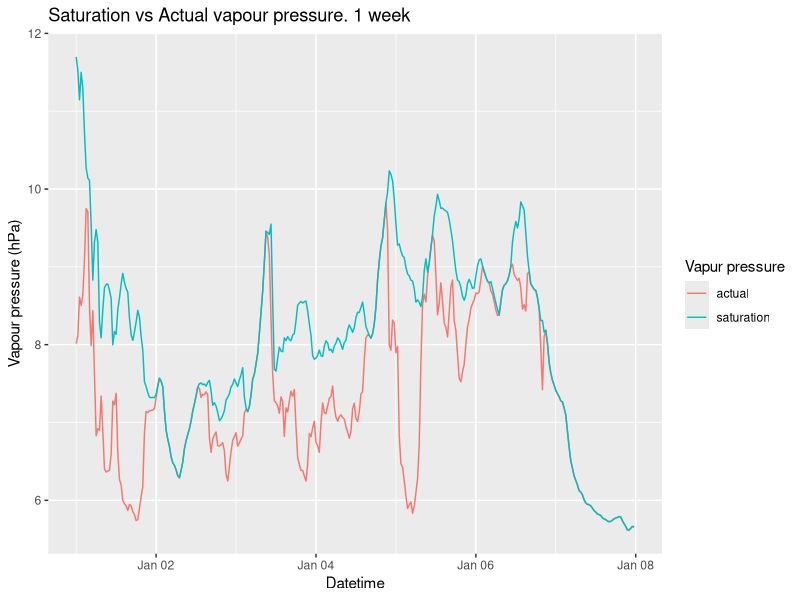
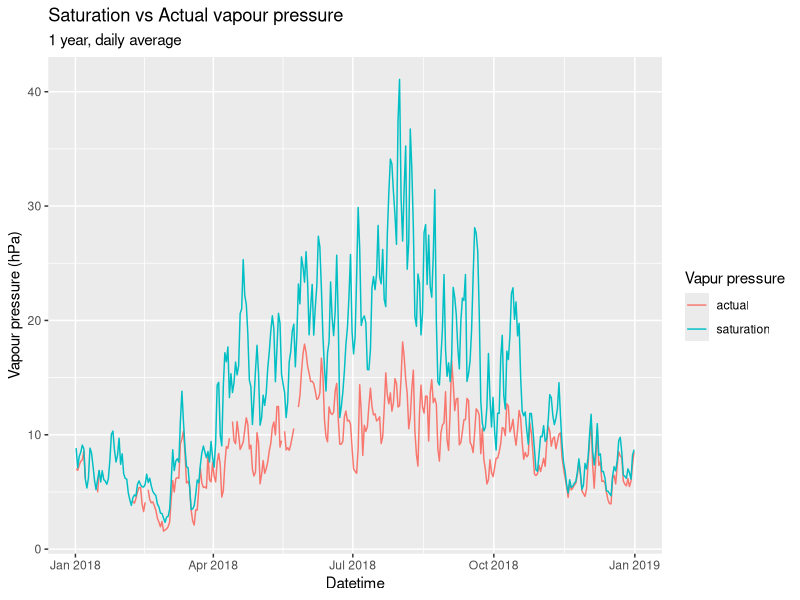
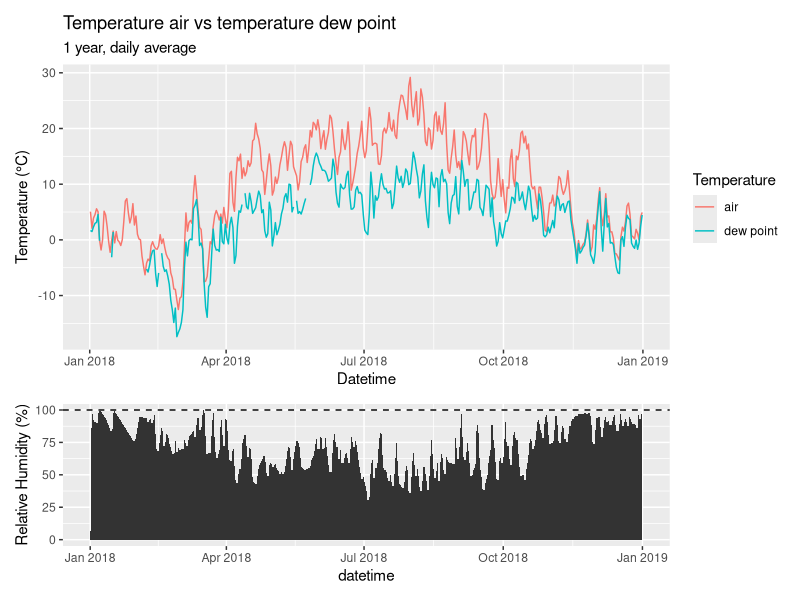
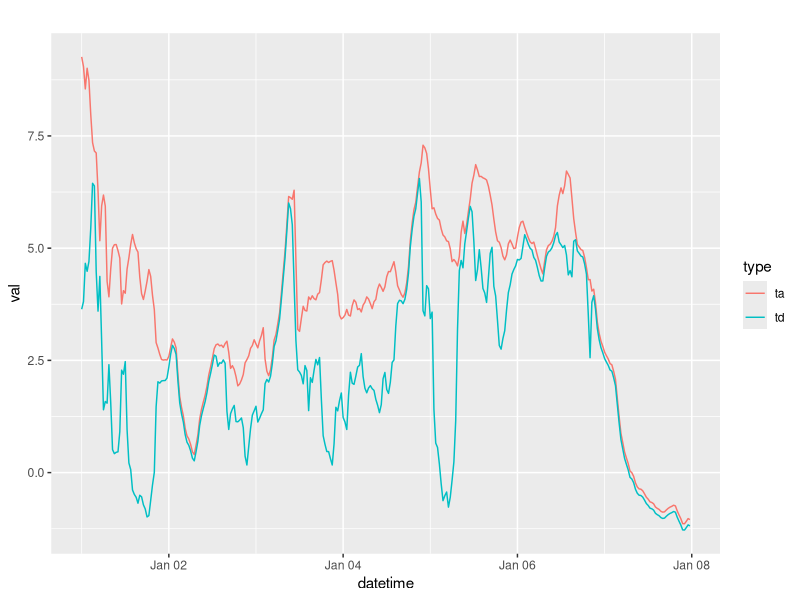
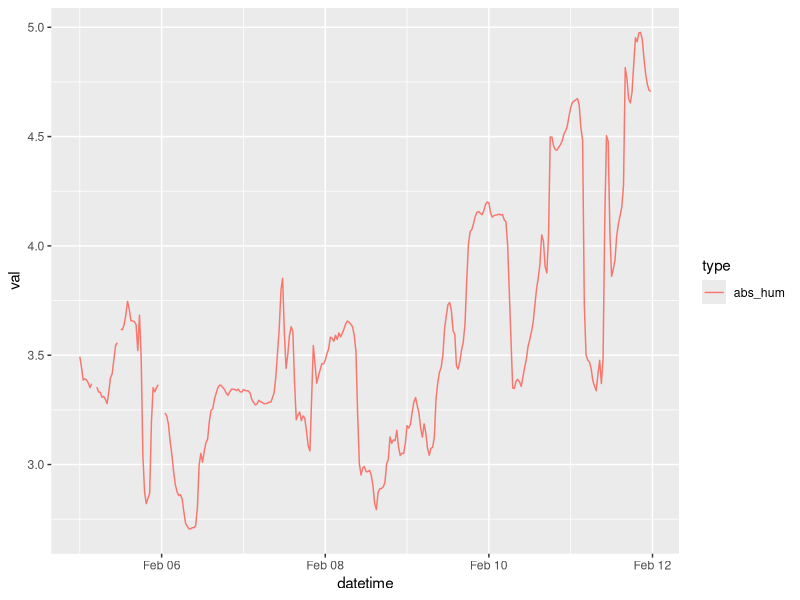
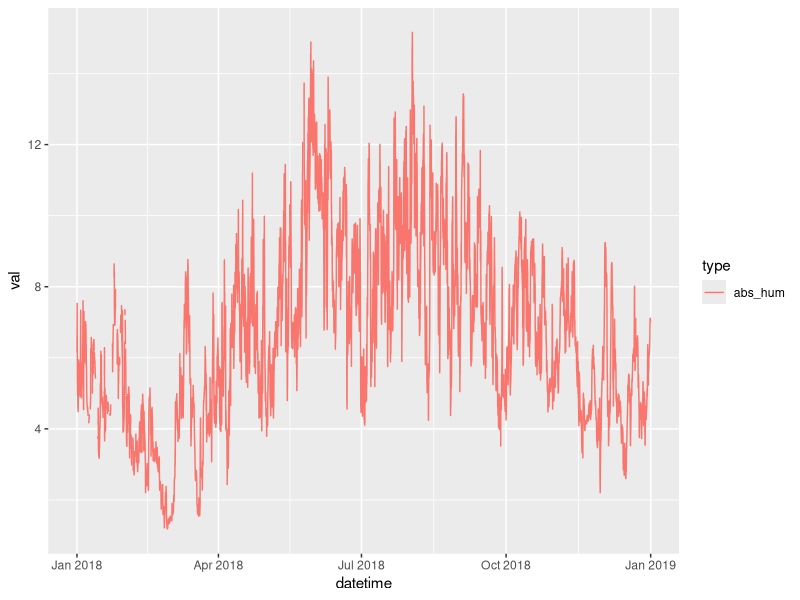
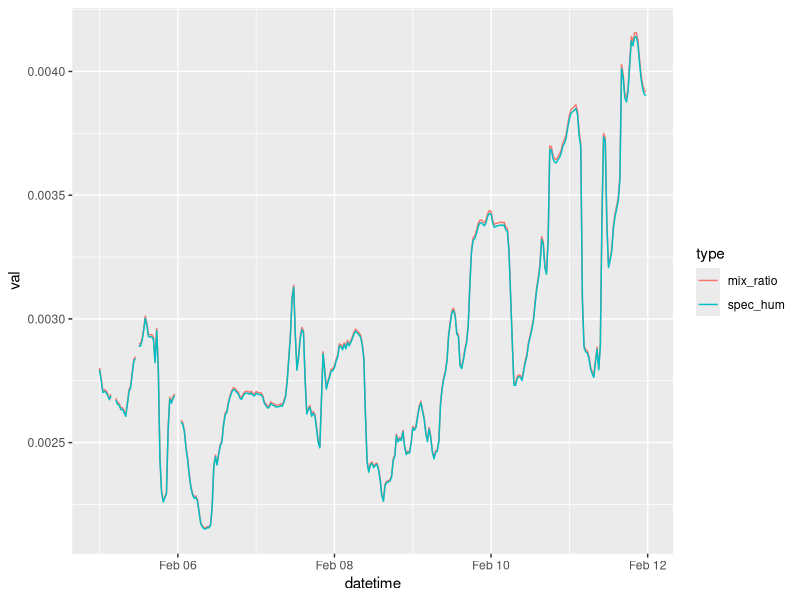
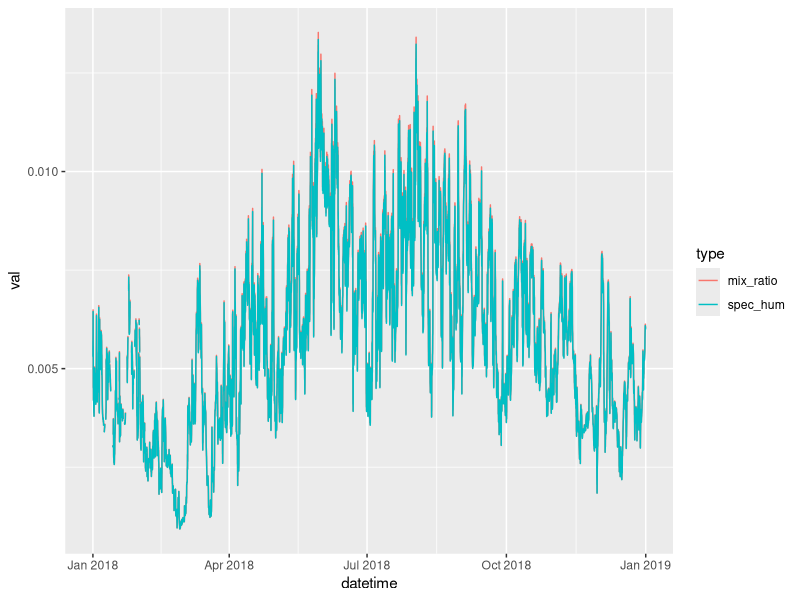

Write the R code that produced these figures, in order.
## ---- chunk 1
library(tidyverse)
#install.packages("lubridate")
library(lubridate)
#install.packages("patchwork")
library(patchwork)
## ---- chunk 2
hum <- read_csv("../Data_lectures/4_air_humidity/04_Air_humidity_TA_RH_PA_NP_Hainich.csv")
names(hum) <- c("datetime", "ta", "rh", "pa")
## ---- chunk 3
c2k <- function(c) c + 273.15
k2c <- function(k) k - 273.15

Rv <- 461.47 # J K -1 kg -1 ] - gas constant of water vapour
get_es <-  function(ta)  6.1078 * exp((17.08085 * ta) / (234.175 + ta))
get_td <- function(e_a) ((log(e_a) - log(6.1708)) * 234.17) / (17.08085 - log(e_a) + log(6.1078))
get_rh <- function(e_a, e_s) e_a/e_s * 100
rh2ea <- function(rh, e_s) rh/100 * e_s

# need to convert e_a from hPa to Pa and the temperature to degrees Kelvin
# convert the output in g/Kg 
get_abs_hum <- function(e_a, ta) (e_a * 100 / (Rv * c2k(ta)) ) * 1000

#here there is no need to convert to Pa because the pressures is present both at numerator and denomiator
get_spec_hum <- function(e_a, p) 0.622 * e_a / (p - 0.378 * e_a) 
get_mix_ratio <- function(e_a, p) 0.622 * e_a / (p - e_a)


get_p_def <- function(ea, es) es - ea
get_t_eq <- function(ta, mix_ratio) k2c(c2k(ta) + 2.5 * mix_ratio)
## ---- chunk 4
head(hum)
## ---- chunk 5
hum <- mutate(hum,
    es = get_es(ta),
    ea = rh2ea(rh, es),
    td = get_td(ea),
    abs_hum = get_abs_hum(ea, ta),
    spec_hum = get_spec_hum(ea, pa),
    mix_ratio = get_mix_ratio(ea, pa),
    p_def = get_p_def(ea, es),
    t_eq = get_t_eq(ta, mix_ratio)
  )

hum_d <- hum %>%
  group_by(week=yday(datetime)) %>%
  summarize_all(mean)

hum_w <- hum %>%
  group_by(week=week(datetime)) %>%
  summarize_all(mean)
## ---- chunk 6
hum %>%
  filter(week(datetime) ==1) %>%
  gather("type", "val", es, ea) %>%
  ggplot(aes(datetime, val, colour=type))+
    geom_line()+
  labs(title="Saturation vs Actual vapour pressure. 1 week", x="Datetime", y="Vapour pressure (hPa)", colour="Vapur pressure") +
  scale_color_discrete(labels=c("actual", "saturation"))
## ---- chunk 7
hum_d %>%
  gather("type", "val", es, ea) %>%
  ggplot(aes(datetime, val, colour=type))+
    geom_line()+
  labs(title="Saturation vs Actual vapour pressure", x="Datetime", y="Vapour pressure (hPa)", colour="Vapur pressure", subtitle = "1 year, daily average") +
  scale_color_discrete(labels=c("actual", "saturation"))
## ---- chunk 8
p_td <- hum_d %>%
  gather("type", "val", ta, td) %>%
  ggplot(aes(datetime, val, colour=type))+
    geom_line()+
  labs(title="Temperature air vs temperature dew point", x="Datetime", y="Temperature (°C)", colour="Temperature", subtitle = "1 year, daily average") +
  scale_color_discrete(labels=c("air", "dew point"))

p_rh <- ggplot(hum_d, aes(datetime, rh))+
    geom_area() +
  geom_hline(yintercept = 100, linetype="dashed", size=.5) +
  labs(y="Relative Humidity (%)")

p_td / p_rh +
  plot_layout(heights = c(4, 2))
## ---- chunk 9

## ---- chunk 10
hum %>%
  filter(week(datetime) ==1) %>%
  gather("type", "val", ta, td) %>%
  ggplot(aes(datetime, val, colour=type))+
    geom_line() +
  labs(title="")
## ---- chunk 11
hum %>%
  filter(week(datetime) ==6) %>%
  gather("type", "val", abs_hum) %>%
  ggplot(aes(datetime, val, colour=type))+
    geom_line()
## ---- chunk 12
hum %>%
  gather("type", "val", abs_hum) %>%
  ggplot(aes(datetime, val, colour=type))+
    geom_line()
## ---- chunk 13
hum %>%
  filter(week(datetime) ==6) %>%
  gather("type", "val", spec_hum, mix_ratio) %>%
  ggplot(aes(datetime, val, colour=type))+
    geom_line()
## ---- chunk 14
hum %>%
  gather("type", "val", spec_hum, mix_ratio) %>%
  ggplot(aes(datetime, val, colour=type))+
    geom_line()
## ---- chunk 15
head(hum)
## ---- chunk 16
hum %>%
  filter(week(datetime) ==6) %>%
  gather("type", "val", ta, td, t_eq) %>%
  ggplot(aes(datetime, val, colour=type))+
    geom_line()
## ---- chunk 17
hum %>%
  gather("type", "val", t_eq, p_def) %>%
  ggplot(aes(datetime, val, colour=type))+
    geom_line()
## ---- chunk 18
hum_w <- hum %>%
  group_by(week=week(datetime)) %>%
  summarize_all(mean)
## ---- chunk 19
ggplot(hum_w, aes(datetime, ta)) +
  geom_line()
